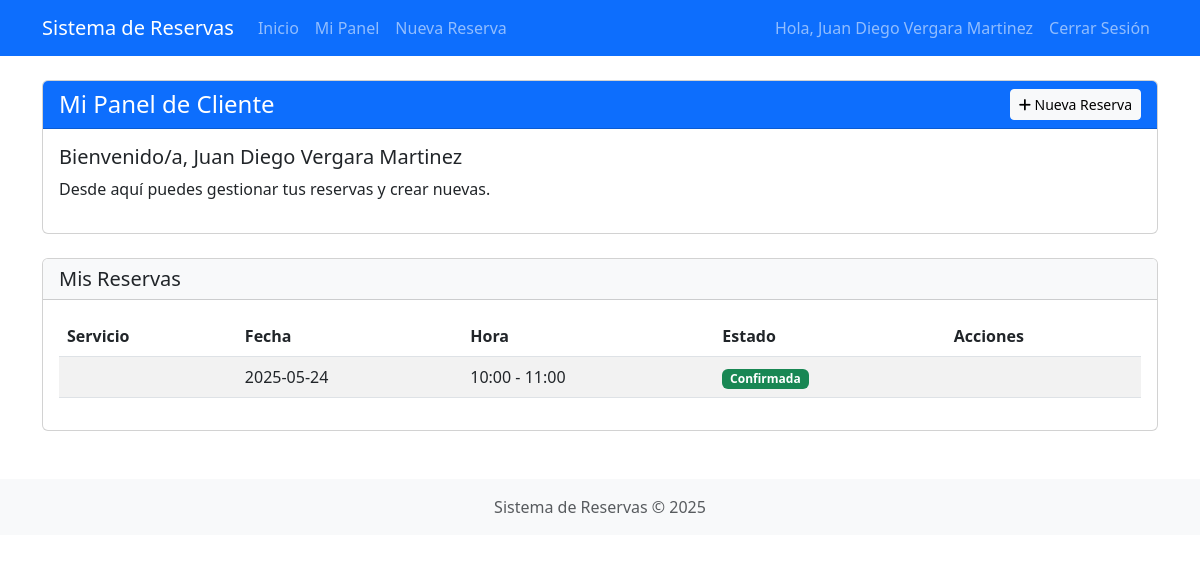
The page /cliente/dashboard (signed in) on the database its author committed.
### tables this page shows
CREATE TABLE reservas (
        id INTEGER PRIMARY KEY AUTOINCREMENT,
        cliente_id INTEGER NOT NULL,
        servicio_id INTEGER NOT NULL,
        empleado_id INTEGER NOT NULL,
        fecha DATE NOT NULL,
        hora_inicio TEXT NOT NULL,
        hora_fin TEXT NOT NULL,
        estado TEXT NOT NULL DEFAULT 'pendiente',  -- pendiente, confirmada, cancelada, completada
        FOREIGN KEY (cliente_id) REFERENCES usuarios (id),
        FOREIGN KEY (servicio_id) REFERENCES servicios (id),
        FOREIGN KEY (empleado_id) REFERENCES empleados (id)
    );

### app.py (the view)
@app.route('/cliente/dashboard')
def cliente_dashboard():
    if 'usuario_id' not in session or session['usuario_rol'] != 'cliente':
        flash('Necesitas iniciar sesión como cliente', 'warning')
        return redirect(url_for('login'))
    conn = sqlite3.connect('instance/reservas.db')
    conn.row_factory = sqlite3.Row
    cursor = conn.cursor()
    cursor.execute('''
    SELECT r.id, r.fecha, r.hora_inicio, r.hora_fin, r.estado,
           s.nombre as servicio_nombre, s.descripcion as servicio_desc,
           u.nombre as empleado_nombre
    FROM reservas r
    JOIN servicios s ON r.servicio_id = s.id
    JOIN empleados e ON r.empleado_id = e.id
    JOIN usuarios u ON e.usuario_id = u.id
    WHERE r.cliente_id = ?
    ORDER BY r.fecha DESC, r.hora_inicio
    ''', (session['usuario_id'],))
    reservas = cursor.fetchall()
    conn.close()
    return render_template('cliente_dashboard.html', reservas=reservas)

### app.py (called while the page is built)
@app.context_processor
def utility_processor():
    def get_now():
        return datetime.now()
    return dict(now=get_now)

### templates/cliente_dashboard.html (shortened to what this page needs)
{% extends 'base.html' %}
{% block content %}
<div class="row mb-4">
    <div class="col-md-12">
        <div class="card">
            <div class="card-header bg-primary text-white d-flex justify-content-between align-items-center">
                <h4 class="mb-0">Mi Panel de Cliente</h4>
                <a href="{{ url_for('nueva_reserva') }}" class="btn btn-light btn-sm">
                    <i class="fas fa-plus"></i> Nueva Reserva
                </a>
            </div>
            <div class="card-body">
                <h5>Bienvenido/a, {{ session['usuario_nombre'] }}</h5>
                <p>Desde aquí puedes gestionar tus reservas y crear nuevas.</p>
            </div>
        </div>
    </div>
</div>
<div class="row">
    <div class="col-md-12">
        <div class="card">
            <div class="card-header bg-light">
                <h5 class="mb-0">Mis Reservas</h5>
            </div>
            <div class="card-body">
                {% if reservas %}
                    <div class="table-responsive">
                        <table class="table table-striped">
                            <thead>
                                <tr>
                                    <th>Servicio</th>
                                    <th>Fecha</th>
                                    <th>Hora</th>
                                    <th>Estado</th>
                                    <th>Acciones</th>
                                </tr>
                            </thead>
                            <tbody>
                                {% for reserva in reservas %}
                                <tr>
                                    <td>{{ reserva['servicio'] }}</td>
                                    <td>{{ reserva['fecha'] }}</td>
                                    <td>{{ reserva['hora_inicio'] }} - {{ reserva['hora_fin'] }}</td>
                                    <td>
                                        {% if reserva['estado'] == 'pendiente' %}
                                            <span class="badge bg-warning text-dark">Pendiente</span>
                                        {% elif reserva['estado'] == 'confirmada' %}
                                            <span class="badge bg-success">Confirmada</span>
                                        {% elif reserva['estado'] == 'cancelada' %}
                                            <span class="badge bg-danger">Cancelada</span>
                                        {% elif reserva['estado'] == 'completada' %}
                                            <span class="badge bg-info">Completada</span>
                                        {% endif %}
                                    </td>
                                    <td>
                                    </td>
                                </tr>
                                {% endfor %}
                            </tbody>
                        </table>
                    </div>
                {% endif %}
            </div>
        </div>
    </div>
</div>
{% endblock %}

### rows shown on the page
reservas: fecha "2025-05-24", hora_inicio "10:00", hora_fin "11:00", estado "Confirmada"

### other values the page prints
{{ session['usuario_nombre'] }} "Juan Diego Vergara Martinez"
